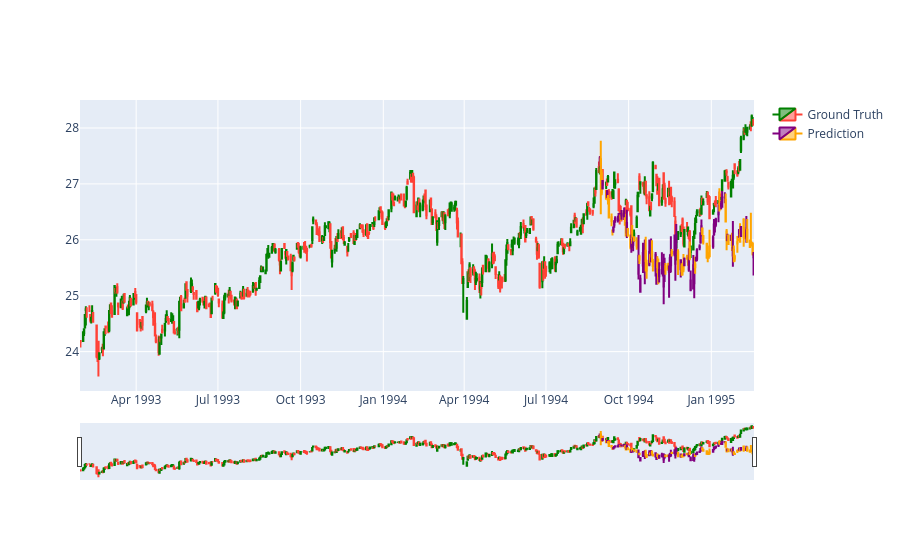

Notebook source saved alongside this figure:
### Code cell
go.Figure(
    data=[
        go.Candlestick(
            x=kline_df['Date'],
            open=kline_df['Open'],
            high=kline_df['High'],
            low=kline_df['Low'],
            close=kline_df['Close'],
            increasing_line_color='green',
            name="Ground Truth"
        ),
        go.Candlestick(
            x=pred_df['Date'],
            open=pred_df['open'],
            high=pred_df['high'],
            low=pred_df['low'],
            close=pred_df['close'],
            increasing_line_color='purple',
            decreasing_line_color='orange',
            name="Prediction"
        )
    ]
).show()
